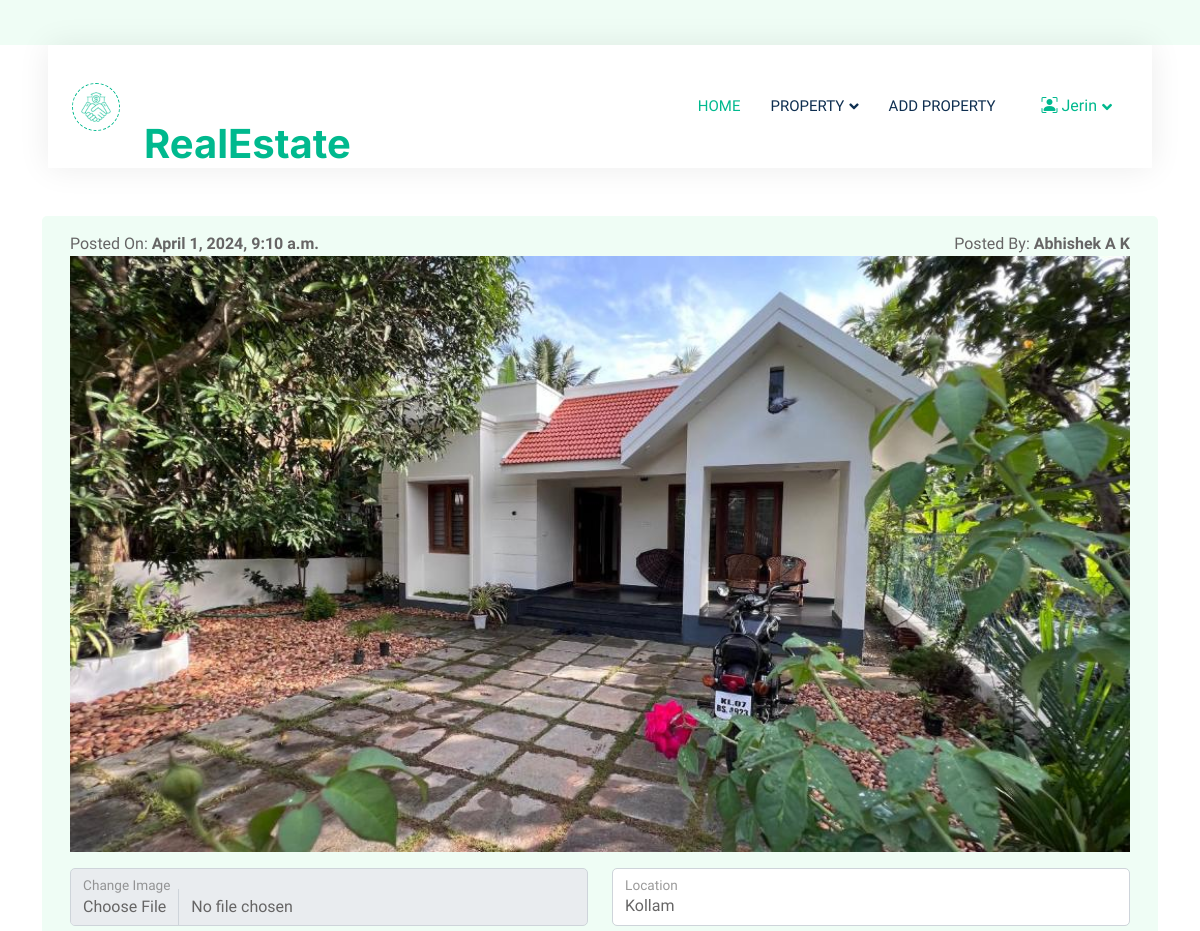
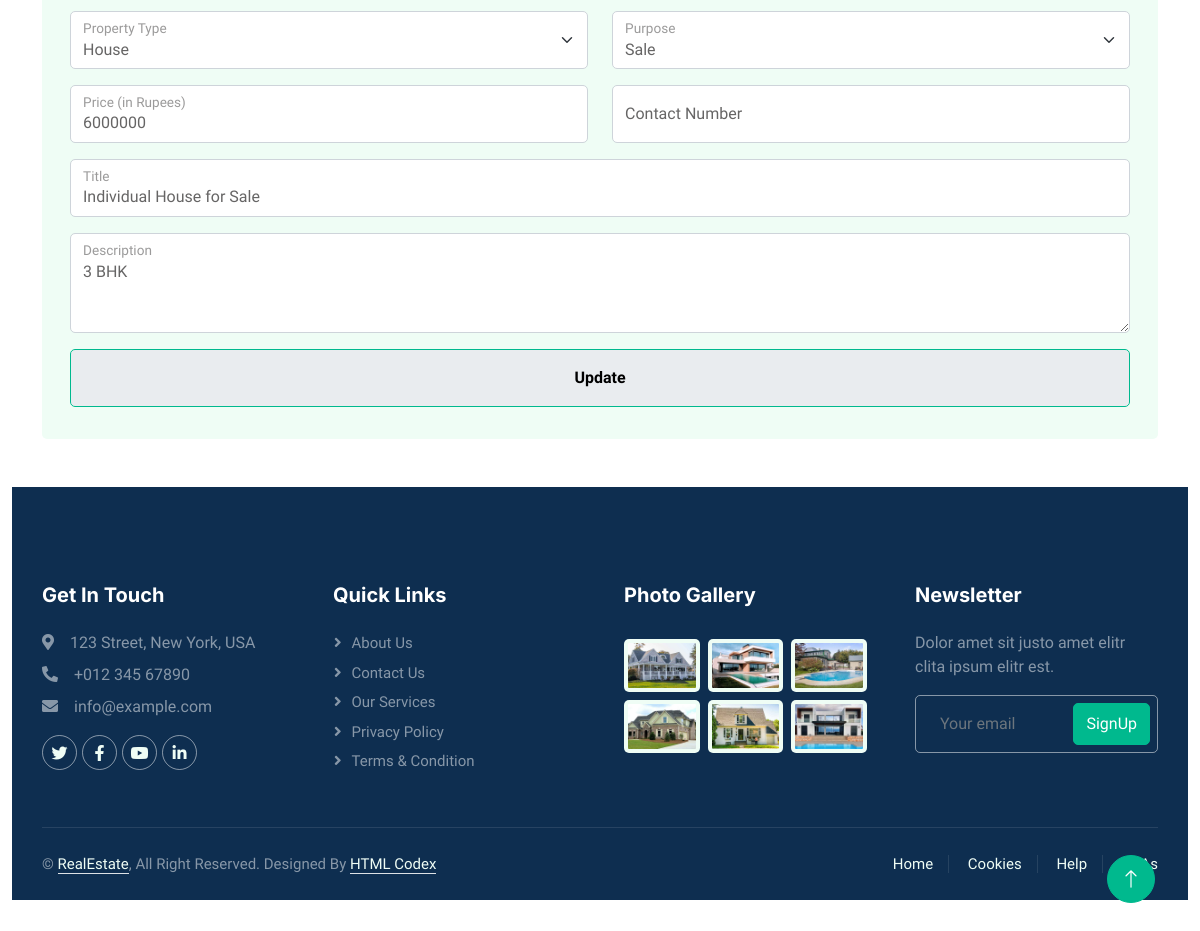
The page /edit_post/11/ (signed in) on the database its author committed (2 pictures, top to bottom).
### REApp/models.py (models this page shows)
class RegistrationDB(models.Model):
    UserId = models.AutoField(primary_key=True)
    Name = models.CharField(max_length=50, null=False)
    Email = models.EmailField(max_length=70, null=False,default="aa")
    Password = models.CharField(max_length=20, null=False)
    Role = models.CharField(max_length=50, null=True, blank=True)
    Account_created = models.DateTimeField(auto_now_add=True)

class PropertyDB(models.Model):
    PropertyId = models.AutoField(primary_key=True)
    Image = models.ImageField(upload_to="PropertyImage", null=True, blank=True)
    PDF = models.FileField(upload_to="PropertyPDF", null=True, blank=True)  # Add this field
    Purpose = models.CharField(max_length=20, null=True, blank=True)
    Type = models.CharField(max_length=20, null=True, blank=True)
    Title = models.CharField(max_length=50, null=True, blank=True)
    Description = models.CharField(max_length=500, null=True, blank=True)
    Price = models.IntegerField(default=0)
    Location = models.CharField(max_length=50, null=True, blank=True)
    Phone = models.PositiveBigIntegerField(null=True, blank=True)
    UserId = models.ForeignKey(RegistrationDB, on_delete=models.CASCADE)
    posted_on = models.DateTimeField(auto_now_add=True)

### REApp/views.py (the view)
# urls.py: path('edit_post/<int:postId>/', views.edit_post, name="edit_post"),
def edit_post(request, postId):
    post = PropertyDB.objects.get(PropertyId=postId)
    if 'userid' in request.session:
        profile = RegistrationDB.objects.get(UserId=request.session['userid'])
        return render(request, "editPost.html", {'profile': profile, 'post': post})
    else:
        return render(request, "editPost.html", {'post': post})

### REApp/templates/editPost.html (shortened to what this page needs)
<!DOCTYPE html>
{% load static %}
<html lang="en">
<head>
    <link href="https://cdnjs.cloudflare.com/ajax/libs/font-awesome/5.10.0/css/all.min.css" rel="stylesheet">
    <link href="https://cdn.jsdelivr.net/npm/bootstrap-icons@1.4.1/font/bootstrap-icons.css" rel="stylesheet">
    <link href="{% static 'assets/lib/animate/animate.min.css' %}" rel="stylesheet">
    <link href="{% static 'assets/lib/owlcarousel/assets/owl.carousel.min.css' %}" rel="stylesheet">
    <link href="{% static 'assets/css/bootstrap.min.css' %}" rel="stylesheet">
    <link href="{% static 'assets/css/style.css' %}" rel="stylesheet">
</head>
<body>
<div class="container-xxl bg-white p-0">
    <div class="container-fluid nav-bar bg-transparent">
            <nav class="navbar navbar-expand-lg bg-white navbar-light py-0 px-4">
                <a href="index.html" class="navbar-brand d-flex align-items-center text-center">
                    <div class="icon p-2 me-2">
                        <img class="img-fluid" src="{% static 'assets/img/icon-deal.png' %}" alt="Icon" style="width: 30px; height: 30px;"  href="{% url 'home' %}">
                    </div>
                    <h1 class="m-0 text-primary"><a href="{% url 'home' %}">RealEstate</a></h1>
                </a>
                <div class="collapse navbar-collapse" id="navbarCollapse">
                    <div class="navbar-nav ms-auto">
                        <a href="{% url 'home' %}" class="nav-item nav-link active">Home</a>
                        <div class="nav-item dropdown">
                            <a href="#" class="nav-link dropdown-toggle" data-bs-toggle="dropdown">Property</a>
                        </div>
                        <a href="{% url 'add_property' %}" class="nav-item nav-link">Add Property</a>
                    </div>
                    {% if request.session.userid %}
                     <div class="nav-item dropdown">
                            <a href="#" class="nav-link dropdown-toggle" data-bs-toggle="dropdown"><i class="bi bi-person-bounding-box"></i> {{profile.Name}}</a>
                     </div>
                    {% else %}
                    <a href="{% url 'login' %}" class="btn btn-primary px-3 d-none d-lg-flex ml-1"><i class="bi bi-person-circle"></i> Sign In</a>
                    {% endif %}
                </div>
            </nav>
    </div>
    <div class="container-xxl py-5">
        <div class="container">
            <div class="bg-light rounded p-3">
                <div class="container">
                    <div class="row g-0 gx-5 mb-3">
                        <div class="col">
                            Posted On: <b>{{post.posted_on}}</b><br>
                        </div>
                        <div class="col text-end">
                            Posted By: <b>{{post.UserId.Name}}</b><br>
                        </div>
                        <img src="{{post.Image.url}}" alt="" srcset="">
                    </div>
                    <form method="post" action="{% url 'update_post' postId=post.PropertyId %}" enctype="multipart/form-data" >
                    <div class="row">
                        <div class="col">
                            <div class="form-floating mb-3">
                                <input type="file" id="Image" class="form-control" name="image" value="{{post.Image}}">
                                <label for="Image">Change Image</label>
                            </div>
                        </div>
                        <div class="col">
                            <div class="form-floating mb-3">
                                <input id="Location" type="text" class="form-control" placeholder="Location"
                                       aria-label="Location" name="location" value="{{post.Location}}" required>
                                <label for="Location">Location</label>
                            </div>
                        </div>
                    </div>
                    <div class="row">
                        <div class="col">
                            <div class="form-floating mb-3">
                                <select id="Type" class="form-select" name="type" aria-label="Default select example"  required>
                                    <option selected>{{post.Type}}</option>
                                </select>
                                <label for="Type">Property Type</label>
                            </div>
                        </div>
                        <div class="col">
                            <div class="form-floating mb-3">
                                <select id="Purpose" class="form-select" name="purpose" aria-label="Default select example" required>
                                    <option selected>{{post.Purpose}}</option>
                                </select>
                                <label for="Purpose">Purpose</label>
                            </div>
                        </div>
                    </div>
                    <div class="row">
                        <div class="col">
                            <div class="form-floating mb-3">
                                <input type="text" class="form-control" id="Price" name="price" placeholder="Price"
                                       aria-label="Price" value="{{post.Price}}" required>
                                <label for="Price">Price (in Rupees)</label>
                            </div>
                        </div>
                        <div class="col">
                            <div class="form-floating mb-3">
                                <input type="text" class="form-control" id="Contact" name="phone" placeholder="Contact" aria-label="Contact" required pattern="[0-9]{10}" title="Please enter a 10-digit number">
                                <label for="Contact">Contact Number</label>
                            </div>
                        </div>
                    </div>
                    <div class="form-floating mb-3">
                        <input type="text" class="form-control" name="title" id="Title" placeholder="Title" value="{{post.Title}}" required>
                        <label for="Title">Title</label>
                    </div>
                    <div class="form-floating mb-3">
                        <textarea style="height:100px;"  class="form-control" name="description" id="Description" rows="3" placeholder="DEWp" required>{{post.Description}}</textarea>
                        <label for="Description">Description</label>
                    </div>
                    <div class="form-floating mb-3">
                        <button style="color:black; font-weight: bold;" class="form-control btn btn-primary py-3 px-5 me-3 animated fadeIn" type="submit">Update</button>
                    </div>
                </form>
            </div>
        </div>
    </div>
    <div class="container-fluid bg-dark text-white-50 footer pt-5 mt-5 wow fadeIn" data-wow-delay="0.1s">
        <div class="container py-5">
            <div class="row g-5">
                <div class="col-lg-3 col-md-6">
                    <h5 class="text-white mb-4">Get In Touch</h5>
                    <p class="mb-2"><i class="fa fa-map-marker-alt me-3"></i>123 Street, New York, USA</p>
                    <p class="mb-2"><i class="fa fa-phone-alt me-3"></i>+012 345 67890</p>
                    <p class="mb-2"><i class="fa fa-envelope me-3"></i>info@example.com</p>
                    <div class="d-flex pt-2">
                        <a class="btn btn-outline-light btn-social" href=""><i class="fab fa-twitter"></i></a>
                        <a class="btn btn-outline-light btn-social" href=""><i class="fab fa-facebook-f"></i></a>
                        <a class="btn btn-outline-light btn-social" href=""><i class="fab fa-youtube"></i></a>
                        <a class="btn btn-outline-light btn-social" href=""><i class="fab fa-linkedin-in"></i></a>
                    </div>
                </div>
                <div class="col-lg-3 col-md-6">
                    <h5 class="text-white mb-4">Quick Links</h5>
                    <a class="btn btn-link text-white-50" href="">About Us</a>
                    <a class="btn btn-link text-white-50" href="">Contact Us</a>
                    <a class="btn btn-link text-white-50" href="">Our Services</a>
                    <a class="btn btn-link text-white-50" href="">Privacy Policy</a>
                    <a class="btn btn-link text-white-50" href="">Terms & Condition</a>
                </div>
                <div class="col-lg-3 col-md-6">
                    <h5 class="text-white mb-4">Photo Gallery</h5>
                    <div class="row g-2 pt-2">
                        <div class="col-4">
                            <img class="img-fluid rounded bg-light p-1" src="{% static 'assets/img/property-1.jpg' %}"
                                 alt="">
                        </div>
                        <div class="col-4">
                            <img class="img-fluid rounded bg-light p-1" src="{% static 'assets/img/property-2.jpg' %}"
                                 alt="">
                        </div>
                        <div class="col-4">
                            <img class="img-fluid rounded bg-light p-1" src="{% static 'assets/img/property-3.jpg' %}"
                                 alt="">
                        </div>
                        <div class="col-4">
                            <img class="img-fluid rounded bg-light p-1" src="{% static 'assets/img/property-4.jpg' %}"
                                 alt="">
                        </div>
                        <div class="col-4">
                            <img class="img-fluid rounded bg-light p-1" src="{% static 'assets/img/property-5.jpg' %}"
                                 alt="">
                        </div>
                        <div class="col-4">
                            <img class="img-fluid rounded bg-light p-1" src="{% static 'assets/img/property-6.jpg' %}"
                                 alt="">
                        </div>
                    </div>
                </div>
                <div class="col-lg-3 col-md-6">
                    <h5 class="text-white mb-4">Newsletter</h5>
                    <p>Dolor amet sit justo amet elitr clita ipsum elitr est.</p>
                    <div class="position-relative mx-auto" style="max-width: 400px;">
                        <input class="form-control bg-transparent w-100 py-3 ps-4 pe-5" type="text"
                               placeholder="Your email">
                        <button type="button" class="btn btn-primary py-2 position-absolute top-0 end-0 mt-2 me-2">
                            SignUp
                        </button>
                    </div>
                </div>
            </div>
        </div>
        <div class="container">
            <div class="copyright">
                <div class="row">
                    <div class="col-md-6 text-center text-md-start mb-3 mb-md-0">
                        &copy; <a class="border-bottom" href="{% url 'home' %}">RealEstate</a>, All Right Reserved.
                        Designed By <a class="border-bottom" href="https://htmlcodex.com">HTML Codex</a>
                    </div>
                    <div class="col-md-6 text-center text-md-end">
                        <div class="footer-menu">
                            <a href="">Home</a>
                            <a href="">Cookies</a>
                            <a href="">Help</a>
                            <a href="">FQAs</a>
                        </div>
                    </div>
                </div>
            </div>
        </div>
    </div>
    <a href="{% url 'home' %}}" class="btn btn-lg btn-primary btn-lg-square back-to-top"><i class="bi bi-arrow-up"></i></a>
</div>
</body>
</html>

### REApp/static/assets/css/style.css (style rules this page uses)
:root { --primary: #00B98E; --secondary: #FF6922; --light: #EFFDF5; --dark: #0E2E50; }
.back-to-top { position: fixed; display: none; right: 45px; bottom: 45px; z-index: 99; }
.btn { transition: .5s; }
.btn.btn-primary, .btn.btn-secondary { color: #FFFFFF; }
.btn-lg-square { width: 48px; height: 48px; }
.btn-square, .btn-sm-square, .btn-lg-square { padding: 0; display: flex; align-items: center; justify-content: center; font-weight: normal; border-radius: 50px; }
.nav-bar { position: relative; margin-top: 45px; padding: 0 3rem; transition: .5s; z-index: 9999; }
.navbar { box-shadow: 0 0 30px rgba(0, 0, 0, .08); }
.navbar .dropdown-toggle::after { border: none; content: "\f107"; font-family: "Font Awesome 5 Free"; font-weight: 900; vertical-align: middle; margin-left: 5px; transition: .5s; }
.navbar-light .navbar-nav .nav-link { margin-right: 30px; padding: 25px 0; color: #FFFFFF; font-size: 15px; text-transform: uppercase; outline: none; }
.navbar-light .navbar-nav .nav-link:hover, .navbar-light .navbar-nav .nav-link.active { color: var(--primary); }
.navbar-light .navbar-brand { height: 75px; }
.navbar-light .navbar-nav .nav-link { color: var(--dark); font-weight: 500; }
.icon { padding: 15px; display: inline-flex; align-items: center; justify-content: center; background: #FFFFFF !important; border-radius: 50px; border: 1px dashed var(--primary) !important; }
.footer .btn.btn-social { margin-right: 5px; width: 35px; height: 35px; display: flex; align-items: center; justify-content: center; color: var(--light); border: 1px solid rgba(255,255,255,0.5); border-radius: 35px; transition: .3s; }
.footer .btn.btn-link { display: block; margin-bottom: 5px; padding: 0; text-align: left; font-size: 15px; font-weight: normal; text-transform: capitalize; transition: .3s; }
.footer .btn.btn-link::before { position: relative; content: "\f105"; font-family: "Font Awesome 5 Free"; font-weight: 900; margin-right: 10px; }
.footer .form-control { border-color: rgba(255,255,255,0.5); }
.footer .copyright { padding: 25px 0; font-size: 15px; border-top: 1px solid rgba(256, 256, 256, .1); }
.footer .copyright a { color: var(--light); }
.footer .footer-menu a { margin-right: 15px; padding-right: 15px; border-right: 1px solid rgba(255, 255, 255, .1); }
.footer .footer-menu a:last-child { margin-right: 0; padding-right: 0; border-right: none; }

### rows shown on the page
RegistrationDB: Name "Jerin"
PropertyDB: posted_on "April 1, 2024, 9:10 a.m.", UserId.Name "Abhishek A K", Image (picture), location "Kollam", type "House", purpose "Sale", price "6000000", title "Individual House for Sale", description "3 BHK"
